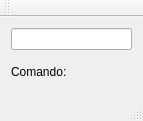
<?xml version="1.0" encoding="UTF-8"?>
<ui version="4.0">
 <class>MainWindow</class>
 <widget class="QMainWindow" name="MainWindow">
  <property name="geometry">
   <rect>
    <x>0</x>
    <y>0</y>
    <width>143</width>
    <height>121</height>
   </rect>
  </property>
  <property name="sizePolicy">
   <sizepolicy hsizetype="Fixed" vsizetype="Fixed">
    <horstretch>0</horstretch>
    <verstretch>0</verstretch>
   </sizepolicy>
  </property>
  <property name="minimumSize">
   <size>
    <width>143</width>
    <height>121</height>
   </size>
  </property>
  <property name="maximumSize">
   <size>
    <width>143</width>
    <height>121</height>
   </size>
  </property>
  <property name="windowTitle">
   <string>Robo Control</string>
  </property>
  <widget class="QWidget" name="centralWidget">
   <layout class="QVBoxLayout" name="verticalLayout">
    <item>
     <widget class="QLineEdit" name="controlInput"/>
    </item>
    <item>
     <widget class="QLabel" name="commandLabel">
      <property name="text">
       <string>Comando:</string>
      </property>
     </widget>
    </item>
   </layout>
  </widget>
  <widget class="QMenuBar" name="menuBar">
   <property name="geometry">
    <rect>
     <x>0</x>
     <y>0</y>
     <width>143</width>
     <height>20</height>
    </rect>
   </property>
  </widget>
  <widget class="QToolBar" name="mainToolBar">
   <attribute name="toolBarArea">
    <enum>TopToolBarArea</enum>
   </attribute>
   <attribute name="toolBarBreak">
    <bool>false</bool>
   </attribute>
  </widget>
  <widget class="QStatusBar" name="statusBar"/>
 </widget>
 <layoutdefault spacing="6" margin="11"/>
 <resources/>
 <connections/>
</ui>
